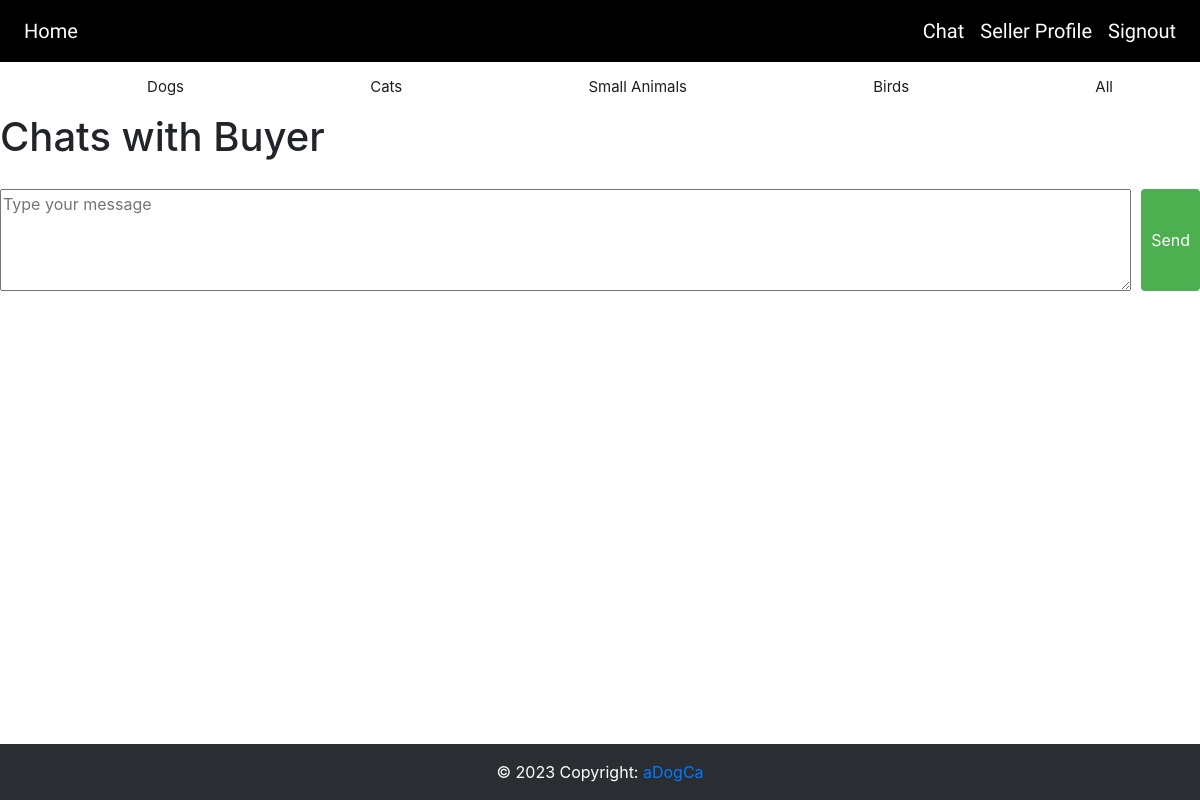
The page /chat/2 (signed in) on the database as committed earlier.
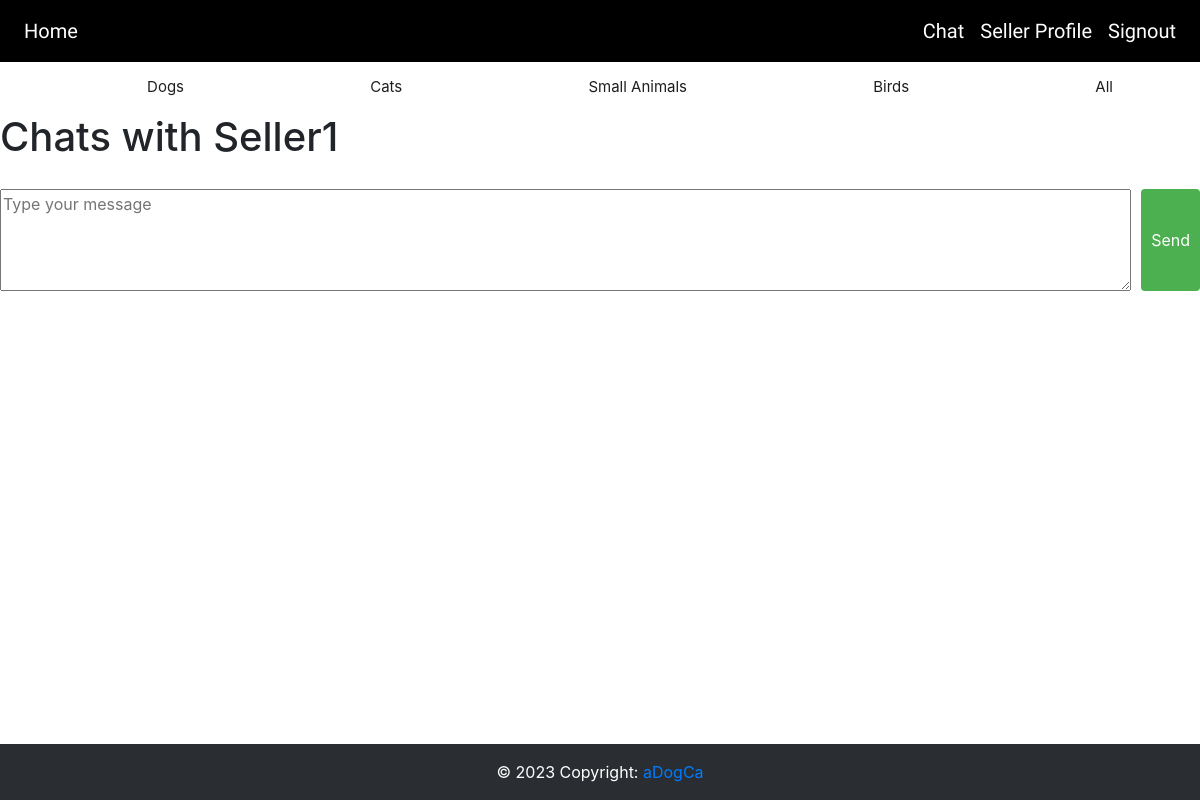
The same page on the database as committed later.
### website/models.py (models this page shows)
class User(db.Model, UserMixin):
    id = db.Column(db.Integer, primary_key=True)
    email = db.Column(db.String(150), unique=True)
    password = db.Column(db.String(150))
    userType = db.Column(db.String(20))
    firstName = db.Column(db.String(150))
    products = db.relationship('Products')
    messages_sent = db.relationship('Message', backref='sender', foreign_keys='Message.sender_id')
    messages_received = db.relationship('Message', backref='recipient', foreign_keys='Message.recipient_id')
    products_sold = db.Column(db.Integer,default=0)
    pro_membership = db.Column(db.String(5),default="No")

### website/views.py (the view, shortened to what this page needs)
@views.route('/chat/<int:seller_id>', methods=['GET', 'POST'])
@login_required
def chat(seller_id):
    seller = User.query.get_or_404(seller_id)
    messages = Message.query.filter(
        ((Message.sender_id == current_user.id) & (Message.recipient_id == seller_id)) |
        ((Message.sender_id == seller_id) & (Message.recipient_id == current_user.id))
    ).order_by(Message.timestamp.asc()).all()
    return render_template('chat.html', buyer=seller, messages=messages, user=current_user)

### website/__init__.py (called while the page is built)
def create_app():
    app = Flask(__name__)
    app.config['SECRET_KEY'] = 'ISEE'
    app.config['SQLALCHEMY_DATABASE_URI'] = f'sqlite:///{DB_NAME}'
    db.init_app(app)
    search = Search()
    search.init_app(app)
    from .views import views
    from .auth import auth
    app.register_blueprint(views, url_prefix='/')
    app.register_blueprint(auth, url_prefix='/')
    from .models import User, Products
    with app.app_context():
        db.create_all()
    login_manager = LoginManager()
    login_manager.login_view = 'auth.login'
    login_manager.init_app(app)
    @login_manager.user_loader
    def load_user(id):
        return User.query.get(int(id))
    return app

### website/templates/chat.html (shortened to what this page needs)
{% extends "base.html" %}
{% block content %}
<h1>Chats with {{ buyer.firstName }}</h1>
<form action="{{ url_for('views.send_message', buyer_id=buyer.id) }}" method="POST" class="message-form">
    <textarea name="message" rows="4" cols="50" placeholder="Type your message"></textarea>
    <button type="submit">Send</button>
</form>
{% endblock %}

Rows that differ between the two databases and show on the page:
changed User: firstName "Buyer" → "Seller1"
